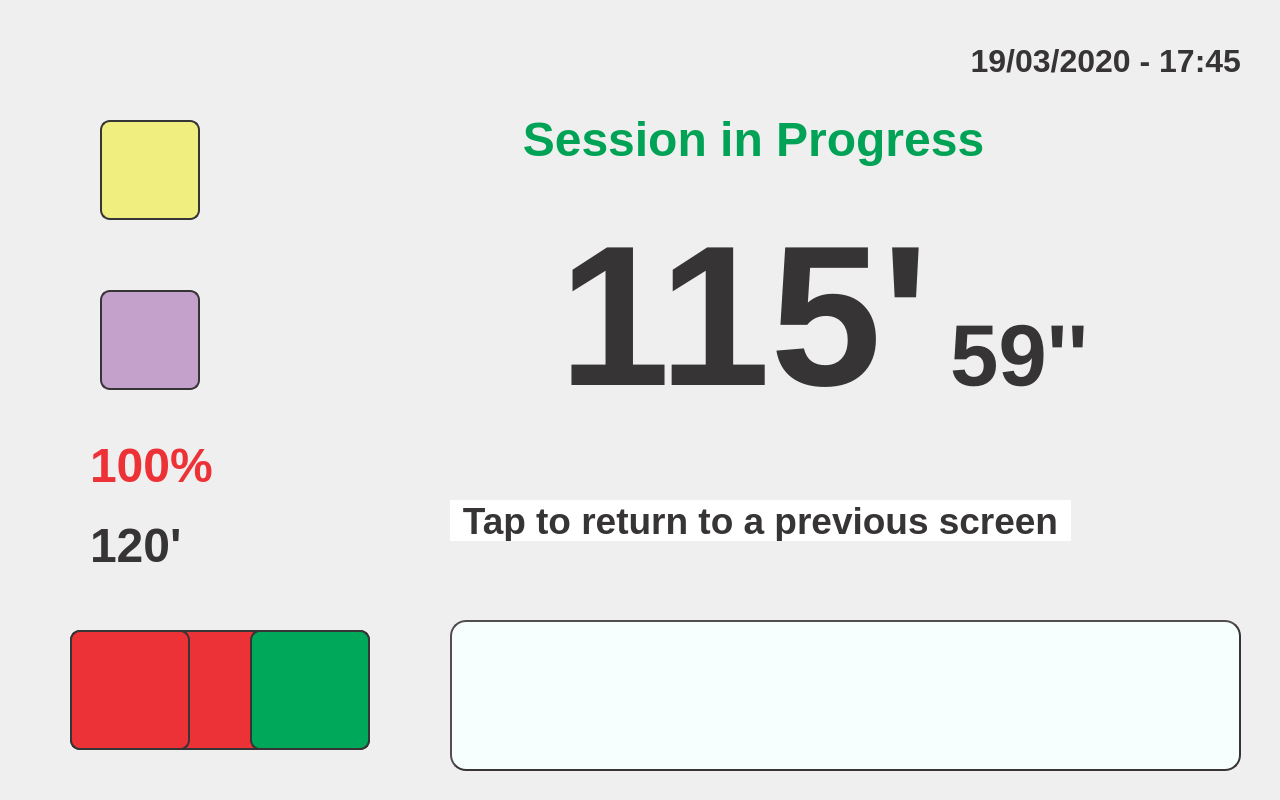
<?xml version="1.0" encoding="UTF-8"?>
<ui version="4.0">
 <class>TreatmentDialog</class>
 <widget class="QDialog" name="TreatmentDialog">
  <property name="geometry">
   <rect>
    <x>0</x>
    <y>0</y>
    <width>1280</width>
    <height>800</height>
   </rect>
  </property>
  <property name="windowTitle">
   <string>Dialog</string>
  </property>
  <property name="styleSheet">
   <string notr="true">QDialog {
background-image: url(:/background/resources/Pantalla_session_B.png);
}</string>
  </property>
  <widget class="QPushButton" name="freqButton">
   <property name="geometry">
    <rect>
     <x>100</x>
     <y>290</y>
     <width>100</width>
     <height>100</height>
    </rect>
   </property>
   <property name="minimumSize">
    <size>
     <width>100</width>
     <height>100</height>
    </size>
   </property>
   <property name="styleSheet">
    <string notr="true">background-image: url(:/frequencies/resources/62_64Hz.png);
background-color: rgb(196, 161, 203);
border-radius: 10px;
border:2px solid rgb(55, 52, 53);</string>
   </property>
   <property name="text">
    <string/>
   </property>
  </widget>
  <widget class="QPushButton" name="signalButton">
   <property name="geometry">
    <rect>
     <x>100</x>
     <y>120</y>
     <width>100</width>
     <height>100</height>
    </rect>
   </property>
   <property name="minimumSize">
    <size>
     <width>100</width>
     <height>100</height>
    </size>
   </property>
   <property name="styleSheet">
    <string notr="true">background-image: url(:/buttons/resources/Sinus.png);
background-color: rgb(240, 238, 126);
border-radius: 10px;
border:2px solid rgb(55, 52, 53);</string>
   </property>
   <property name="text">
    <string/>
   </property>
  </widget>
  <widget class="QTextEdit" name="textEdit">
   <property name="geometry">
    <rect>
     <x>450</x>
     <y>620</y>
     <width>791</width>
     <height>151</height>
    </rect>
   </property>
   <property name="styleSheet">
    <string notr="true">border:2px outset;
background-color: rgb(246, 255, 254);
border-radius: 16px;
color: rgb(0, 0, 127);
border-color: rgb(55, 52, 53);</string>
   </property>
  </widget>
  <widget class="QPushButton" name="stop_rsmButton">
   <property name="geometry">
    <rect>
     <x>70</x>
     <y>630</y>
     <width>300</width>
     <height>120</height>
    </rect>
   </property>
   <property name="minimumSize">
    <size>
     <width>100</width>
     <height>100</height>
    </size>
   </property>
   <property name="styleSheet">
    <string notr="true">background-image: url(:/buttons/resources/Stop-Pause.png);
background-color: rgb(237, 50, 55);
border-radius: 10px;
border:2px solid rgb(55, 52, 53);</string>
   </property>
   <property name="text">
    <string/>
   </property>
  </widget>
  <widget class="QLabel" name="date_timeLabel">
   <property name="geometry">
    <rect>
     <x>910</x>
     <y>40</y>
     <width>331</width>
     <height>41</height>
    </rect>
   </property>
   <property name="font">
    <font>
     <family>Liberation Sans</family>
     <pointsize>24</pointsize>
     <weight>75</weight>
     <bold>true</bold>
    </font>
   </property>
   <property name="styleSheet">
    <string notr="true">color: rgb(55, 52, 53);</string>
   </property>
   <property name="text">
    <string>19/03/2020 - 17:45</string>
   </property>
   <property name="alignment">
    <set>Qt::AlignRight|Qt::AlignTrailing|Qt::AlignVCenter</set>
   </property>
  </widget>
  <widget class="QLabel" name="powerLabel">
   <property name="geometry">
    <rect>
     <x>90</x>
     <y>440</y>
     <width>151</width>
     <height>51</height>
    </rect>
   </property>
   <property name="font">
    <font>
     <family>Liberation Sans</family>
     <pointsize>36</pointsize>
     <weight>75</weight>
     <bold>true</bold>
    </font>
   </property>
   <property name="styleSheet">
    <string notr="true">color: rgb(237, 50, 55);</string>
   </property>
   <property name="text">
    <string>100%</string>
   </property>
   <property name="alignment">
    <set>Qt::AlignLeading|Qt::AlignLeft|Qt::AlignVCenter</set>
   </property>
  </widget>
  <widget class="QLabel" name="progressLabel">
   <property name="geometry">
    <rect>
     <x>448</x>
     <y>109</y>
     <width>611</width>
     <height>61</height>
    </rect>
   </property>
   <property name="font">
    <font>
     <family>Liberation Sans</family>
     <pointsize>36</pointsize>
     <weight>75</weight>
     <bold>true</bold>
    </font>
   </property>
   <property name="styleSheet">
    <string notr="true">color: rgb(0, 163, 86);</string>
   </property>
   <property name="text">
    <string>Session in Progress</string>
   </property>
   <property name="alignment">
    <set>Qt::AlignCenter</set>
   </property>
  </widget>
  <widget class="QLabel" name="remaining_secsLabel">
   <property name="geometry">
    <rect>
     <x>950</x>
     <y>280</y>
     <width>161</width>
     <height>151</height>
    </rect>
   </property>
   <property name="font">
    <font>
     <family>Liberation Sans</family>
     <pointsize>65</pointsize>
     <weight>75</weight>
     <bold>true</bold>
    </font>
   </property>
   <property name="styleSheet">
    <string notr="true">color: rgb(55, 52, 53);</string>
   </property>
   <property name="text">
    <string>59''</string>
   </property>
   <property name="alignment">
    <set>Qt::AlignLeading|Qt::AlignLeft|Qt::AlignVCenter</set>
   </property>
  </widget>
  <widget class="QLabel" name="remaining_minsLabel">
   <property name="geometry">
    <rect>
     <x>448</x>
     <y>200</y>
     <width>481</width>
     <height>231</height>
    </rect>
   </property>
   <property name="font">
    <font>
     <family>Liberation Sans</family>
     <pointsize>150</pointsize>
     <weight>75</weight>
     <bold>true</bold>
    </font>
   </property>
   <property name="styleSheet">
    <string notr="true">color: rgb(55, 52, 53);</string>
   </property>
   <property name="text">
    <string>115'</string>
   </property>
   <property name="alignment">
    <set>Qt::AlignRight|Qt::AlignTrailing|Qt::AlignVCenter</set>
   </property>
  </widget>
  <widget class="QLabel" name="minutesLabel">
   <property name="geometry">
    <rect>
     <x>90</x>
     <y>520</y>
     <width>151</width>
     <height>51</height>
    </rect>
   </property>
   <property name="font">
    <font>
     <family>Liberation Sans</family>
     <pointsize>36</pointsize>
     <weight>75</weight>
     <bold>true</bold>
    </font>
   </property>
   <property name="styleSheet">
    <string notr="true">color: rgb(55, 52, 53);</string>
   </property>
   <property name="text">
    <string>120'</string>
   </property>
   <property name="alignment">
    <set>Qt::AlignLeading|Qt::AlignLeft|Qt::AlignVCenter</set>
   </property>
  </widget>
  <widget class="QPushButton" name="stopButton">
   <property name="geometry">
    <rect>
     <x>70</x>
     <y>630</y>
     <width>120</width>
     <height>120</height>
    </rect>
   </property>
   <property name="minimumSize">
    <size>
     <width>100</width>
     <height>100</height>
    </size>
   </property>
   <property name="styleSheet">
    <string notr="true">background-image: url(:/buttons/resources/Stop.png);
background-color: rgb(237, 50, 55);
border-radius: 10px;
border:2px solid rgb(55, 52, 53);</string>
   </property>
   <property name="text">
    <string/>
   </property>
  </widget>
  <widget class="QPushButton" name="rsmButton">
   <property name="geometry">
    <rect>
     <x>250</x>
     <y>630</y>
     <width>120</width>
     <height>120</height>
    </rect>
   </property>
   <property name="minimumSize">
    <size>
     <width>100</width>
     <height>100</height>
    </size>
   </property>
   <property name="styleSheet">
    <string notr="true">background-image: url(:/buttons/resources/Rsm.png);
background-color: rgb(0, 168, 89);
border-radius: 10px;
border:2px solid rgb(55, 52, 53);</string>
   </property>
   <property name="text">
    <string/>
   </property>
  </widget>
  <widget class="QPushButton" name="doneButton">
   <property name="geometry">
    <rect>
     <x>450</x>
     <y>500</y>
     <width>621</width>
     <height>41</height>
    </rect>
   </property>
   <property name="font">
    <font>
     <family>Liberation Sans</family>
     <pointsize>28</pointsize>
     <weight>75</weight>
     <bold>true</bold>
    </font>
   </property>
   <property name="focusPolicy">
    <enum>Qt::NoFocus</enum>
   </property>
   <property name="styleSheet">
    <string notr="true">background-color: rgb(255, 255, 255);
border: 0px;
color: rgb(55, 52, 53);</string>
   </property>
   <property name="text">
    <string>Tap to return to a previous screen</string>
   </property>
  </widget>
 </widget>
 <resources>
  <include location="stretcher3_res.qrc"/>
 </resources>
 <connections/>
</ui>
